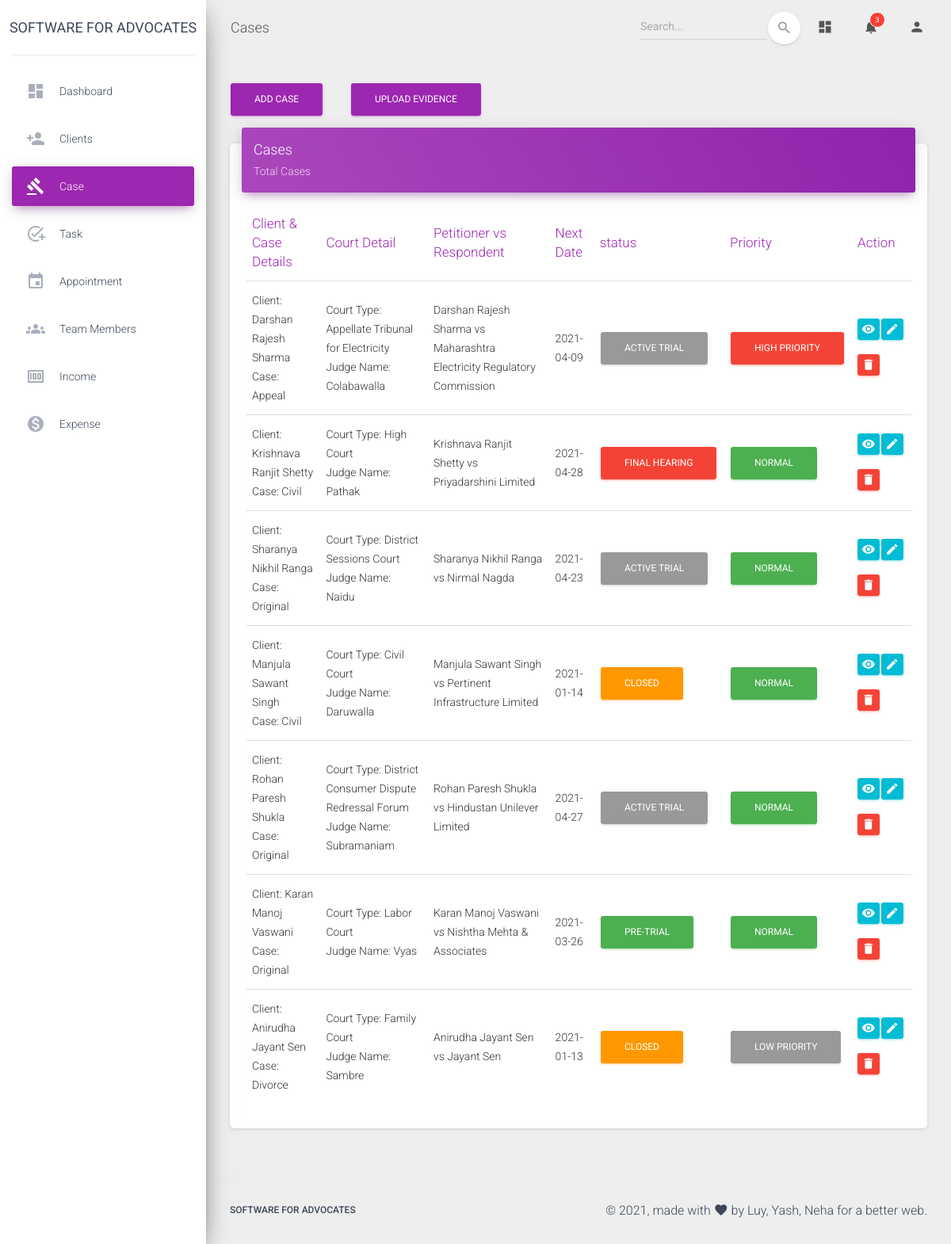
/admin/cases.php (signed in), run on an earlier commit of the app's database.
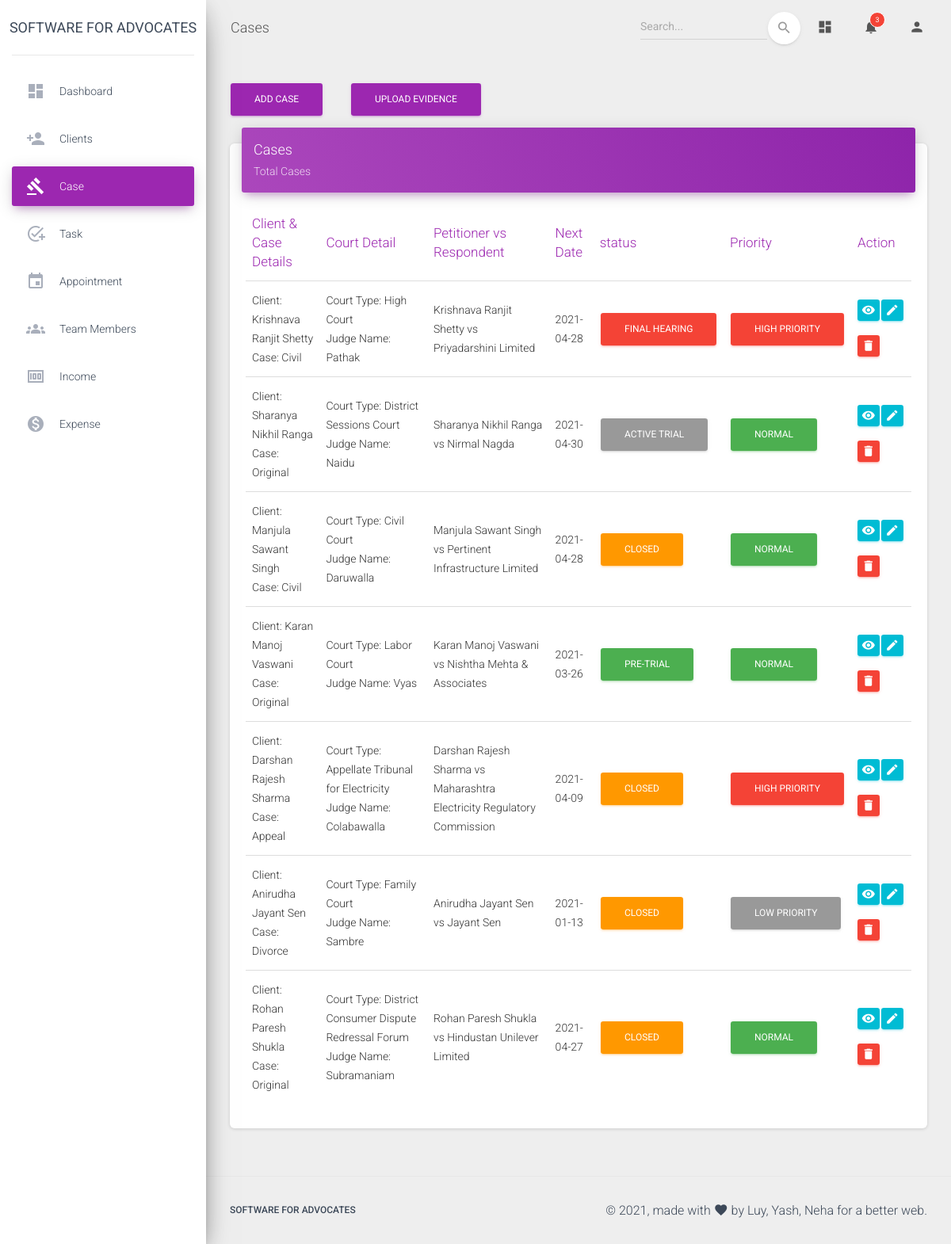
And on a later commit of the database.
### tables this page shows
CREATE TABLE `cases` (
  `ID` int(20) NOT NULL,
  `clientname` varchar(50) NOT NULL,
  `clienttype` varchar(20) NOT NULL,
  `oppositionname` varchar(50) NOT NULL,
  `oppositionadvocate` varchar(20) NOT NULL,
  `casenumber` int(20) NOT NULL,
  `casetype` varchar(20) NOT NULL,
  `act` varchar(20) NOT NULL,
  `filingnumber` int(20) NOT NULL,
  `filingdate` date NOT NULL,
  `regno` int(20) NOT NULL,
  `regdate` date NOT NULL,
  `hearingdate` date NOT NULL,
  `cnrno` varchar(30) NOT NULL,
  `description` varchar(100) NOT NULL,
  `courtno` int(20) NOT NULL,
  `courttype` varchar(50) NOT NULL,
  `courtname` varchar(20) NOT NULL,
  `judgename` varchar(30) NOT NULL,
  `remarks` varchar(100) NOT NULL,
  `status` varchar(20) NOT NULL,
  `priority` varchar(15) NOT NULL,
  `prioritynumber` int(200) NOT NULL,
  `phyloc` varchar(1000) NOT NULL
);

### admin/cases.php (the view, shortened to what the changed rows need)
<?php
 if(isset($_SESSION['admin']) && $_SESSION['admin']==true) {
 $conn = db_connect();
 $query = "SELECT * from cases ORDER BY prioritynumber ASC";
 $result = mysqli_query($conn, $query);
?>
<!DOCTYPE html>
<html lang="en">
<head>
  <link rel="stylesheet" href="https://maxcdn.bootstrapcdn.com/font-awesome/latest/css/font-awesome.min.css">
  <link href="../assets/css/material-dashboard.css?v=2.1.2" rel="stylesheet" />
</head>
<body class="">
  <div class="wrapper ">
    <div class="main-panel">
      <div class="content">
        <div class="container-fluid">
          <div class="row">
            <div class="col-lg-12 col-md-12">
              <div class="card">
                <div class="card-body table-responsive">
                  <table class="table table-hover" id="myTable">
                    <thead class="text-primary">
                      <th>Client & Case Details</th>
                      <th>Court Detail</th>
                      <th>Petitioner vs Respondent</th>
                      <th>Next Date</th>
                      <th>status</th>
                      <th>Priority</th>
                      <th>Action</th>
                    </thead>
                    <tbody>
                    <?php while($array = mysqli_fetch_assoc($result)): ?>
                      <tr class="case">
                        <td><?php echo "Client: ".$array['clientname']; ?><br>
                        <?php echo "Case: ".$array['casetype']; ?></td>
                        <td><?php echo "Court Type: ".$array['courttype']; ?><br>
                        <?php echo "Judge Name: ".$array['judgename']; ?></td>
                        <td><?php echo $array['clientname'] ." vs ". $array['oppositionname']; ?></td>
                        <td><?php echo $array['hearingdate']; ?></td>
                        <td>
                          <?php if($array['status']=='PRE-TRIAL') { ?>
                          <button type="button" class="btn btn-success" onclick="fetchstatus(<?php echo $array['ID']?>);">
                          <?php echo $array['status']; ?>
                          </button>
                          <?php } else if($array['status']=='ACTIVE TRIAL') { ?>
                          <button type="button" class="btn btn-default" onclick="fetchstatus(<?php echo $array['ID']?>);">
                          <?php echo $array['status']; ?>
                          </button>
                          <?php } else if($array['status']=='FINAL HEARING') { ?>
                          <button type="button" class="btn btn-danger" onclick="fetchstatus(<?php echo $array['ID']?>);">
                          <?php echo $array['status']; ?>
                          </button>
                          <?php } else if($array['status']=='CLOSED') { ?>
                          <button type="button" class="btn btn-warning">
                          <?php echo $array['status']; ?>
                          </button>
                          <?php } ?>
                        </td>
                        <td>
                          <?php if($array['priority']=='NORMAL') { ?>
                          <button type="button" class="btn btn-success" onclick="fetchpriority(<?php echo $array['ID']?>);">
                          <?php echo $array['priority']; ?>
                          </button>
                          <?php } else if($array['priority']=='HIGH PRIORITY') { ?>
                          <button type="button" class="btn btn-danger" onclick="fetchpriority(<?php echo $array['ID']?>);">
                          <?php echo $array['priority']; ?>
                          </button>
                          <?php } else if($array['priority']=='LOW PRIORITY') { ?>
                          <button type="button" class="btn btn-default" onclick="fetchpriority(<?php echo $array['ID']?>);">
                          <?php echo $array['priority']; ?>
                          </button>
                          <?php } ?>
                        </td>
                        <td class="td-actions text-middle">
                          <div class='row'>
                          <div class='col-1 form-group'>
                          <form method= "post" action ="./viewcase.php">
                            <button type="submit" rel="tooltip" class="btn btn-info" name='view' value="<?php echo $array['ID']; ?>">
                                <i class="material-icons">visibility</i>
                            </button>
                          </form>
                          </div>
                          <div class='col-1 form-group'>
                          <form method= "post" action ="./editcase.php">
                            <button type="submit" rel="tooltip" class="btn btn-info" name='edit' value="<?php echo $array['ID']; ?>">
                                <i class="material-icons">edit</i>
                            </button>
                          </form>
                          </div>
                          <div class='col-1 form-group'>
                          <form method= "post" action ="./deletecase.php">
                            <button type="submit" rel="tooltip" class="btn btn-danger" name='delete' onclick="return confirm('Are you sure?');" value="<?php echo $array['ID']; ?>">
                                <i class="material-icons">delete</i>
                            </button>
                          </form>
                          </div>
                          </div>
                        </td>
                      </tr>
                    <?php endwhile; ?>
                    </tbody>
                  </table>
                </div>
              </div>
            </div>
          </div>
        </div>
      </div>
    </div>
  </div>
</body>
</html>
<?php
}
else {
  header("Location: ../index.php");
}
?>

What changed in the data, as far as the page shows it:
changed cases "Krishnava Ranjit Shetty": priority "NORMAL" → "HIGH PRIORITY"
changed cases "Sharanya Nikhil Ranga": hearingdate "2021-04-23" → "2021-04-30"
changed cases "Manjula Sawant Singh": hearingdate "2021-01-14" → "2021-04-28"
shown differently, row unchanged: cases "Karan Manoj Vaswani": moves up the list
changed cases "Darshan Rajesh Sharma": status "ACTIVE TRIAL" → "CLOSED"; moves down the list
shown differently, row unchanged: cases "Anirudha Jayant Sen": moves up the list
changed cases "Rohan Paresh Shukla": status "ACTIVE TRIAL" → "CLOSED"
